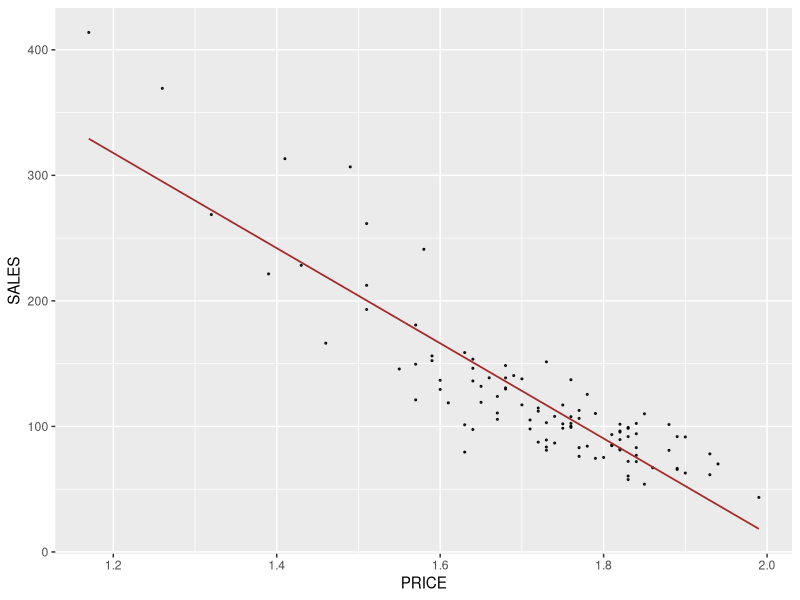

This chart was generated by the following R code: (Note: this script raises an error after producing the figure.)
library(tidyverse)
library(readxl)
library(ggplot2)
qmm <- read_excel("qmm-tn-02.xlsx")
#1 variable
mod_qmm <- lm(SALES~PRICE,data=qmm)
#2 variables
mod_qmm <-lm(SALES~PRICE+WEEK,data=qmm)
summary(mod_qmm)
qmm$predict <- predict(mod_qmm,data=qmm)
qmm$error <- qmm$SALES-qmm$predict
qmm$percent_err <- qmm$error/qmm$SALES
ggplot(qmm,aes(PRICE,SALES,color=I("BLACK"),xlab="Price (NZ dollars)",ylab="Sales(thousands)")) + geom_point(alpha=0.84,size=0.4) + 
  geom_smooth(method="lm", se=FALSE,color="brown",size=0.6)
#Calculating the R square
var(qmm$predict)/var(qmm$SALES)

#new data
new_data <- runif(100,min=0.9,max=2.1)
data_l <- data.frame(PRICE=new_data)
data_l$predict <-predict(mod_qmm,data_l)
